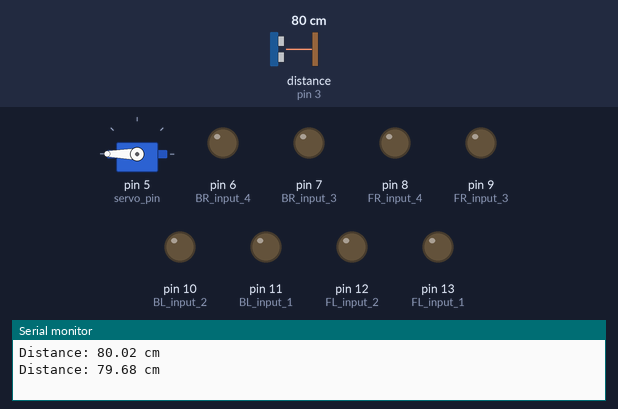
Recording of a sketch running on a simulated Arduino Uno, built with avr-gcc and run on an emulated ATmega328P. Parts: servo, output pins drawn as LEDs (lit = HIGH), the last lines printed to the serial monitor. Wiring (inferred from the names in the program): ultrasonic range finder: trigger pin 4; echo pin 3. The inputs (shaded band) are chosen by the test bench; at power-on: distance to the obstacle (sensor on pin 3) 80 cm. The echo pulse lasts 58.3 µs per cm; pins used as bus, display or sensor lines are not drawn.

Above: at 2.8 s.
2.9 s: distance to the obstacle (sensor on pin 3) set to 120 cm
At 5.4 s:
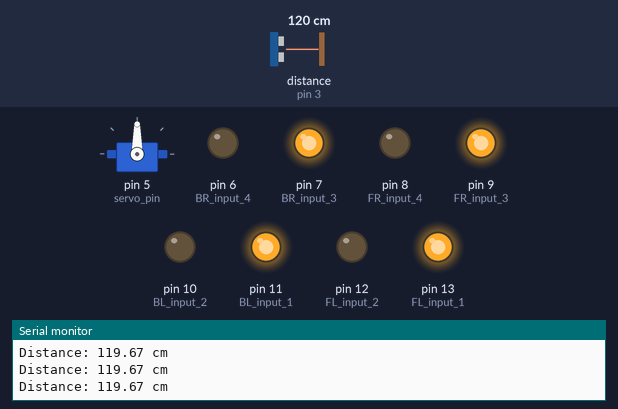
6.5 s: distance to the obstacle (sensor on pin 3) set to 104 cm
11.8 s: distance to the obstacle (sensor on pin 3) set to 97 cm
At 12.4 s:
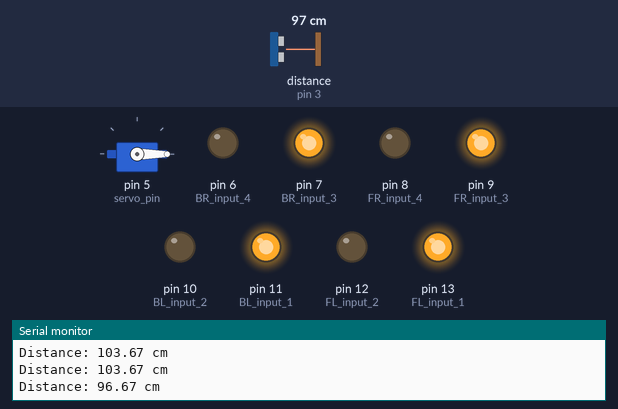
17.1 s: distance to the obstacle (sensor on pin 3) set to 2 cm
At 21.3 s:
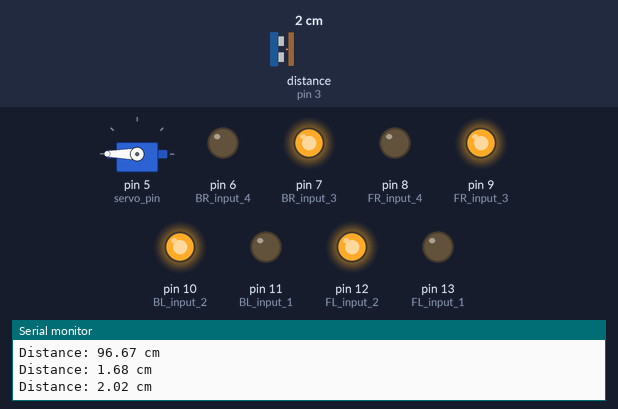
22.4 s: distance to the obstacle (sensor on pin 3) set to 9 cm
27.0 s: distance to the obstacle (sensor on pin 3) set to 12 cm
At 31.6 s:
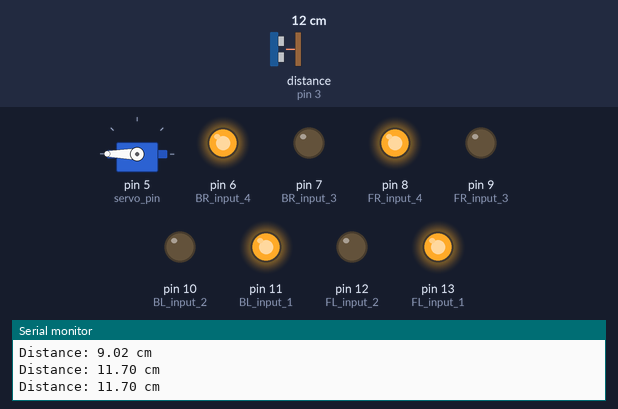
Timing chart, 0 to 33.3 s (numbered marks = the images above; inputs shaded):
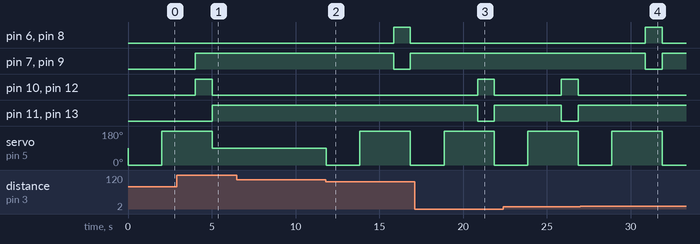

Measured:
- the behaviour switches between 101 and 100 cm on distance to the obstacle (sensor on pin 3) (found by bisection; images 1 and 2)
- the behaviour switches between 10 and 11 cm on distance to the obstacle (sensor on pin 3) (found by bisection; images 3 and 4)
- after the input at 2.9 s, pin 6 (BR_input_4): stays LOW (without the input it goes to HIGH after 1.1 s); pin 7 (BR_input_3): LOW → HIGH after 1.1 s instead of 2.1 s
- after the input at 11.8 s, pin 6 (BR_input_4), pin 8 (FR_input_4): LOW → HIGH after 4.1 s, → LOW 1.0 s later; pin 7 (BR_input_3), pin 9 (FR_input_3): HIGH → LOW after 4.1 s, → HIGH 1.0 s later; servo on pin 5 (servo_pin): 90° → 0° at once, → 180° 2.0 s later, → 0° 3.0 s later
- after the input at 17.1 s, pin 6 (BR_input_4): stays LOW (without the input it goes to HIGH after 3.8 s); pin 7 (BR_input_3): stays HIGH (without the input it goes to LOW after 3.8 s)
- after the input at 27.0 s, pin 6 (BR_input_4): LOW → HIGH after 3.9 s, → LOW 1.0 s later; pin 7 (BR_input_3): HIGH → LOW after 3.9 s, → HIGH 1.0 s later

The sketch:

ras_workshop_6_final_project.ino
```cpp
/*
  Pin's documentation:
  1) DC motors:

  • front left motor:
     input 1 => 13
     input 2 => 12

  • front Right motor:
     input 3 => 9
     input 4 => 8

  • back left motor:
     input 1 => 11
     input 2 => 10

  • back Right motor:
     input 3 => 7
     input 4 => 6
  ------------------
  2) servo motor:
   Signal pin => 5

  3) ultrasonic sensor:
   Trigg => 4
   Echo => 3

*/
#include <Servo.h>

//variables declaration
const byte FL_input_1 = 13, FL_input_2 = 12;
const byte FR_input_3 = 9, FR_input_4 = 8;
//-----------------------------------------
const byte BL_input_1 = 11, BL_input_2 = 10;
const byte BR_input_3 = 7, BR_input_4 = 6;
//-----------------------------------------
const byte servo_pin = 5;
//-----------------------------------------
const byte Trigg = 4, Echo = 3;

Servo my_servo;
void setup() {
  pinMode(FL_input_1, OUTPUT);
  pinMode(FL_input_2, OUTPUT);
  pinMode(FR_input_3, OUTPUT);
  pinMode(FR_input_4, OUTPUT);
  //-------------------------
  pinMode(BL_input_1, OUTPUT);
  pinMode(BL_input_2, OUTPUT);
  pinMode(BR_input_3, OUTPUT);
  pinMode(BR_input_4, OUTPUT);
  //-------------------------
  pinMode(Trigg, OUTPUT);
  pinMode(Echo, LOW);
  //-------------------------
  my_servo.attach(servo_pin);
  //-------------------------
  Serial.begin(9600);
  my_servo.write(90);
}

void loop() {
  float distance = Get_Distance();
  if (distance >= 200) {
    Forward(FL_input_1, FL_input_2);
    Forward(FR_input_3, FR_input_4);
    Forward(BL_input_1, BL_input_2);
    Forward(BR_input_3, BR_input_4);
  } else if (distance <= 100) {
    my_servo.write(0);
    delay(2000);
    float Right_distance = Get_Distance();

    my_servo.write(180);
    delay(2000);
    float Left_distance = Get_Distance();

    if (Right_distance >= Left_distance) {
      Forward(FL_input_1, FL_input_2);
      Backward(FR_input_3, FR_input_4);
      Forward(BL_input_1, BL_input_2);
      Backward(BR_input_3, BR_input_4);
      delay(1000);
      Forward(FL_input_1, FL_input_2);
      Forward(FR_input_3, FR_input_4);
      Forward(BL_input_1, BL_input_2);
      Forward(BR_input_3, BR_input_4);
    } else if (Right_distance <= Left_distance) {
      Backward(FL_input_1, FL_input_2);
      Forward(FR_input_3, FR_input_4);
      Backward(BL_input_1, BL_input_2);
      Forward(BR_input_3, BR_input_4);
      delay(1000);
      Forward(FL_input_1, FL_input_2);
      Forward(FR_input_3, FR_input_4);
      Forward(BL_input_1, BL_input_2);
      Forward(BR_input_3, BR_input_4);
    } else if (Right_distance == Left_distance) {
      Stop(FL_input_1, FL_input_2);
      Stop(FR_input_3, FR_input_4);
      Stop(BL_input_1, BL_input_2);
      Stop(BR_input_3, BR_input_4);
    }
    my_servo.write(90);
  }
}


void Stop(int pin_1, int pin_2) {
  digitalWrite(pin_1, LOW);
  digitalWrite(pin_2, LOW);
}

void Forward(int pin_1, int pin_2) {
  digitalWrite(pin_1, HIGH);
  digitalWrite(pin_2, LOW);
}

void Backward(int pin_1, int pin_2) {
  digitalWrite(pin_1, LOW);
  digitalWrite(pin_2, HIGH);
}

float Get_Distance() {
  long duration;
  float distance;

  digitalWrite(Trigg, LOW);
  delayMicroseconds(2);
  digitalWrite(Trigg, HIGH);
  delayMicroseconds(10);
  digitalWrite(Trigg, LOW);
  duration = pulseIn(Echo, HIGH);
  distance = (duration * 0.0343) / 2;
  Serial.print("Distance: ");
  Serial.print(distance);
  Serial.println(" cm");

  return distance;
}
```
